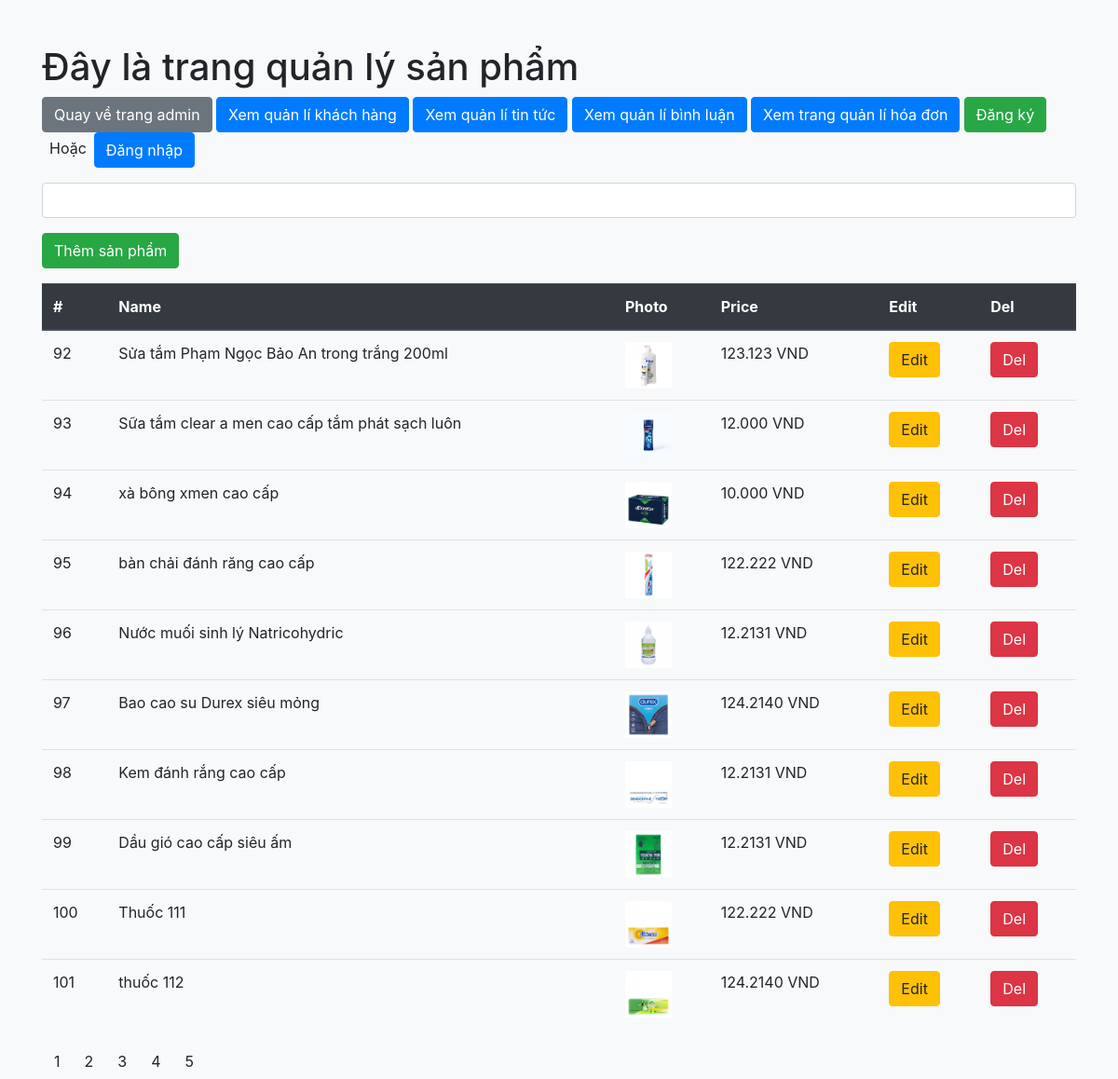
Screenshot of /admin/product_management.php with the database file from the repository.
### tables this page shows
CREATE TABLE `product` (
  `id` int(11) NOT NULL,
  `name` varchar(225) NOT NULL,
  `photo` varchar(225) NOT NULL,
  `price` varchar(225) NOT NULL,
  `description` varchar(225) NOT NULL,
  `FK_id_brand` int(100) DEFAULT NULL,
  `FK_id_category` int(100) DEFAULT NULL
);

### admin/product_management.php (the view, shortened to what this page needs)
<!DOCTYPE html>
<html lang="en">
<head>
    <link href="https://stackpath.bootstrapcdn.com/bootstrap/4.5.2/css/bootstrap.min.css" rel="stylesheet">
</head>
<body class="bg-light">
    <div class="container mt-5">
        <h1>Đây là trang quản lý sản phẩm</h1>
        <a href="admin.php?page_current=1&search=" class="btn btn-secondary">Quay về trang admin</a>
        <a href="user_management.php?page_current=1&search=" class="btn btn-primary">Xem quản lí khách hàng</a>
        <a href="news_management.php?page_current=1&search=" class="btn btn-primary">Xem quản lí tin tức</a>
        <a href="comment_management.php?page_current=1&search=" class="btn btn-primary">Xem quản lí bình luận</a>
        <a href="bill_management.php?page_current=1&search=" class="btn btn-primary">Xem trang quản lí hóa đơn</a>
        <?php
        $connect = mysqli_connect('localhost', 'root', '', 'project1');
        mysqli_set_charset($connect, 'utf8');
        $page = 1;
        $sql_number_of_products = "SELECT count(*) FROM product";
        $product_count_array = mysqli_query($connect, $sql_number_of_products);
        $product_count_result = mysqli_fetch_array($product_count_array);
        $product_count = $product_count_result['count(*)'];
        $products_per_page = 10;
        $total_pages = ceil($product_count / $products_per_page);
        $offset = $products_per_page * ($page - 1);
        $search = ' ';
        $sql = "SELECT * FROM product
        WHERE name LIKE '%$search%'
        LIMIT $products_per_page
        OFFSET $offset";
        $result = mysqli_query($connect, $sql);
        ?>
        <?php
        if (isset($_SESSION['name'])) {
            $name = $_SESSION['name'];
            echo '<p class="mt-3">Chào mừng <b>' . $name . '</b></p>';
            echo '<a href="../index.php?action=sign_out" class="btn btn-danger mb-3">Đăng xuất</a>';
        } else {
            echo '<a href="?action=sign_up" class="btn btn-success">Đăng ký</a>';
            echo '<span class="ml-2">Hoặc</span>';
            echo '<a href="?action=sign_in" class="btn btn-primary ml-2">Đăng nhập</a>';
        }
        ?>
        <form action="" class="mt-3 mb-3">
            <input type="search" name="search" value="<?php echo $search ?>" class="form-control" placeholder="Tìm kiếm sản phẩm">
        </form>
        <a href="../index.php?action=create" class="btn btn-success mb-3">Thêm sản phẩm</a>
        <table class="table">
            <thead class="thead-dark">
                <tr>
                    <th>#</th>
                    <th>Name</th>
                    <th>Photo</th>
                    <th>Price</th>
                    <th>Edit</th>
                    <th>Del</th>
                </tr>
            </thead>
            <tbody>
                <?php foreach ($result as $each) { ?>
                    <tr>
                        <td><?php echo $each['id'] ?></td>
                        <td><?php echo $each['name'] ?></td>
                        <td>
                            <img src="../<?php echo $each['photo']; ?>" alt="Lỗi" style="height: 50px" class="img-fluid">
                        </td>
                        <td><?php echo $each['price'] ?> VND</td>
                        <td>
                            <a href="../index.php?action=edit&id=<?php echo $each['id'] ?>" class="btn btn-warning">
                                Edit
                            </a>
                        </td>
                        <td>
                            <a href="../index.php?action=delete&id=<?php echo $each['id'] ?>" class="btn btn-danger">
                                Del
                            </a>
                        </td>
                    </tr>
                <?php } ?>
            </tbody>
        </table>
        <div class="pagination">
            <?php for ($i = 1; $i <= $total_pages; $i++) { ?>
                <a href="?page=<?php echo $i ?>&search=<?php echo $search ?>" class="btn btn-light"><?php echo $i ?></a>
            <?php } ?>
        </div>
    </div>
</body>
</html>

### rows the page displays
product: id "92", name "Sửa tắm Phạm Ngọc Bảo An trong trắng 200ml", photo (picture), price "123.123"
product: id "93", name "Sữa tắm clear a men cao cấp tắm phát sạch luôn", photo (picture), price "12.000"
product: id "94", name "xà bông xmen cao cấp", photo (picture), price "10.000"
product: id "95", name "bàn chải đánh răng cao cấp", photo (picture), price "122.222"
product: id "96", name "Nước muối sinh lý Natricohydric", photo (picture), price "12.2131"
product: id "97", name "Bao cao su Durex siêu mỏng", photo (picture), price "124.2140"
product: id "98", name "Kem đánh rắng cao cấp", photo (picture), price "12.2131"
product: id "99", name "Dầu gió cao cấp siêu ấm", photo (picture), price "12.2131"
product: id "100", name "Thuốc 111", photo (picture), price "122.222"
product: id "101", name "thuốc 112", photo (picture), price "124.2140"
